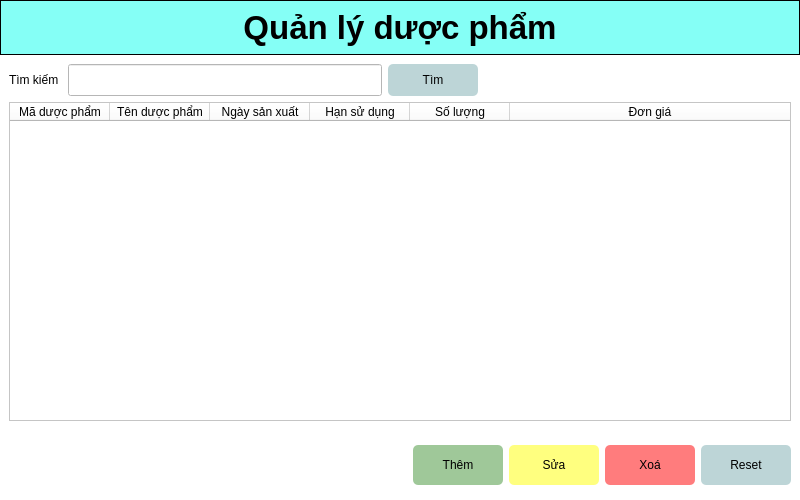
<?xml version="1.0" encoding="UTF-8"?>
<ui version="4.0">
 <class>Form</class>
 <widget class="QWidget" name="Form">
  <property name="geometry">
   <rect>
    <x>0</x>
    <y>0</y>
    <width>800</width>
    <height>500</height>
   </rect>
  </property>
  <property name="windowTitle">
   <string>Form</string>
  </property>
  <property name="styleSheet">
   <string notr="true">background-color: rgb(255, 255, 255);</string>
  </property>
  <layout class="QGridLayout" name="gridLayout_3">
   <property name="leftMargin">
    <number>0</number>
   </property>
   <property name="topMargin">
    <number>0</number>
   </property>
   <property name="rightMargin">
    <number>0</number>
   </property>
   <property name="bottomMargin">
    <number>0</number>
   </property>
   <property name="horizontalSpacing">
    <number>7</number>
   </property>
   <property name="verticalSpacing">
    <number>0</number>
   </property>
   <item row="0" column="0">
    <widget class="QWidget" name="widget" native="true">
     <property name="styleSheet">
      <string notr="true">QWidget{
background-color: rgb(133, 255, 246);	border:1px solid black
}
QLabel{
	border:none
}


</string>
     </property>
     <layout class="QVBoxLayout" name="verticalLayout">
      <item>
       <widget class="QLabel" name="label">
        <property name="font">
         <font>
          <pointsize>25</pointsize>
          <weight>75</weight>
          <bold>true</bold>
         </font>
        </property>
        <property name="layoutDirection">
         <enum>Qt::LeftToRight</enum>
        </property>
        <property name="styleSheet">
         <string notr="true"/>
        </property>
        <property name="text">
         <string>Quản lý dược phẩm</string>
        </property>
        <property name="alignment">
         <set>Qt::AlignCenter</set>
        </property>
       </widget>
      </item>
     </layout>
    </widget>
   </item>
   <item row="2" column="0">
    <widget class="QWidget" name="widget_3" native="true">
     <property name="minimumSize">
      <size>
       <width>0</width>
       <height>70</height>
      </size>
     </property>
     <layout class="QGridLayout" name="gridLayout_2">
      <item row="0" column="0">
       <layout class="QHBoxLayout" name="horizontalLayout">
        <item>
         <spacer name="horizontalSpacer">
          <property name="orientation">
           <enum>Qt::Horizontal</enum>
          </property>
          <property name="sizeHint" stdset="0">
           <size>
            <width>218</width>
            <height>20</height>
           </size>
          </property>
         </spacer>
        </item>
        <item>
         <widget class="QPushButton" name="btnAdd">
          <property name="minimumSize">
           <size>
            <width>90</width>
            <height>40</height>
           </size>
          </property>
          <property name="styleSheet">
           <string notr="true">background-color: #9FC899;
border: none;
border-radius: 5px;</string>
          </property>
          <property name="text">
           <string>Thêm</string>
          </property>
          <property name="icon">
           <iconset>
            <normaloff>../img/add.png</normaloff>../img/add.png</iconset>
          </property>
          <property name="iconSize">
           <size>
            <width>20</width>
            <height>20</height>
           </size>
          </property>
         </widget>
        </item>
        <item>
         <widget class="QPushButton" name="btnEdit">
          <property name="minimumSize">
           <size>
            <width>90</width>
            <height>40</height>
           </size>
          </property>
          <property name="styleSheet">
           <string notr="true">background-color: rgb(255, 255, 127);
border: none;
border-radius: 5px;</string>
          </property>
          <property name="text">
           <string>Sửa</string>
          </property>
          <property name="icon">
           <iconset>
            <normaloff>../img/edit_48px.png</normaloff>../img/edit_48px.png</iconset>
          </property>
          <property name="iconSize">
           <size>
            <width>20</width>
            <height>20</height>
           </size>
          </property>
         </widget>
        </item>
        <item>
         <widget class="QPushButton" name="btnDelete">
          <property name="minimumSize">
           <size>
            <width>90</width>
            <height>40</height>
           </size>
          </property>
          <property name="styleSheet">
           <string notr="true">background-color: rgb(255, 124, 125);
border: none;
border-radius: 5px;</string>
          </property>
          <property name="text">
           <string>Xoá</string>
          </property>
          <property name="icon">
           <iconset>
            <normaloff>../img/delete.png</normaloff>../img/delete.png</iconset>
          </property>
          <property name="iconSize">
           <size>
            <width>20</width>
            <height>20</height>
           </size>
          </property>
         </widget>
        </item>
        <item>
         <widget class="QPushButton" name="btnReset">
          <property name="minimumSize">
           <size>
            <width>90</width>
            <height>40</height>
           </size>
          </property>
          <property name="styleSheet">
           <string notr="true">background-color: #BDD5D7;
border-radius: 5px;
border: none;</string>
          </property>
          <property name="text">
           <string>Reset</string>
          </property>
          <property name="icon">
           <iconset>
            <normaloff>../img/refresh.png</normaloff>../img/refresh.png</iconset>
          </property>
         </widget>
        </item>
       </layout>
      </item>
     </layout>
    </widget>
   </item>
   <item row="1" column="0">
    <widget class="QWidget" name="widget_2" native="true">
     <layout class="QVBoxLayout" name="verticalLayout_2">
      <item>
       <layout class="QHBoxLayout" name="horizontalLayout_2">
        <item>
         <widget class="QLabel" name="label_2">
          <property name="text">
           <string>Tìm kiếm </string>
          </property>
         </widget>
        </item>
        <item>
         <widget class="QLineEdit" name="txtSearch">
          <property name="minimumSize">
           <size>
            <width>0</width>
            <height>32</height>
           </size>
          </property>
         </widget>
        </item>
        <item>
         <widget class="QPushButton" name="btnSearch">
          <property name="minimumSize">
           <size>
            <width>90</width>
            <height>32</height>
           </size>
          </property>
          <property name="styleSheet">
           <string notr="true">background-color: #BDD5D7;
border-radius: 5px;
border: none;</string>
          </property>
          <property name="text">
           <string>Tìm</string>
          </property>
          <property name="icon">
           <iconset>
            <normaloff>img/search.png</normaloff>img/search.png</iconset>
          </property>
          <property name="iconSize">
           <size>
            <width>20</width>
            <height>20</height>
           </size>
          </property>
         </widget>
        </item>
        <item>
         <spacer name="horizontalSpacer_2">
          <property name="orientation">
           <enum>Qt::Horizontal</enum>
          </property>
          <property name="sizeHint" stdset="0">
           <size>
            <width>40</width>
            <height>20</height>
           </size>
          </property>
         </spacer>
        </item>
       </layout>
      </item>
      <item>
       <widget class="QTableWidget" name="table_medicine">
        <property name="sizePolicy">
         <sizepolicy hsizetype="Ignored" vsizetype="Expanding">
          <horstretch>0</horstretch>
          <verstretch>0</verstretch>
         </sizepolicy>
        </property>
        <property name="selectionBehavior">
         <enum>QAbstractItemView::SelectRows</enum>
        </property>
        <property name="sortingEnabled">
         <bool>false</bool>
        </property>
        <property name="wordWrap">
         <bool>false</bool>
        </property>
        <property name="columnCount">
         <number>6</number>
        </property>
        <attribute name="horizontalHeaderCascadingSectionResizes">
         <bool>false</bool>
        </attribute>
        <attribute name="horizontalHeaderShowSortIndicator" stdset="0">
         <bool>false</bool>
        </attribute>
        <attribute name="horizontalHeaderStretchLastSection">
         <bool>true</bool>
        </attribute>
        <attribute name="verticalHeaderVisible">
         <bool>false</bool>
        </attribute>
        <attribute name="verticalHeaderCascadingSectionResizes">
         <bool>false</bool>
        </attribute>
        <column>
         <property name="text">
          <string>Mã dược phẩm</string>
         </property>
         <property name="textAlignment">
          <set>AlignCenter</set>
         </property>
        </column>
        <column>
         <property name="text">
          <string>Tên dược phẩm</string>
         </property>
         <property name="textAlignment">
          <set>AlignCenter</set>
         </property>
        </column>
        <column>
         <property name="text">
          <string>Ngày sản xuất</string>
         </property>
         <property name="textAlignment">
          <set>AlignCenter</set>
         </property>
        </column>
        <column>
         <property name="text">
          <string>Hạn sử dụng</string>
         </property>
         <property name="textAlignment">
          <set>AlignCenter</set>
         </property>
        </column>
        <column>
         <property name="text">
          <string>Số lượng</string>
         </property>
         <property name="textAlignment">
          <set>AlignCenter</set>
         </property>
        </column>
        <column>
         <property name="text">
          <string>Đơn giá</string>
         </property>
         <property name="textAlignment">
          <set>AlignCenter</set>
         </property>
        </column>
       </widget>
      </item>
     </layout>
    </widget>
   </item>
  </layout>
 </widget>
 <resources/>
 <connections/>
</ui>
